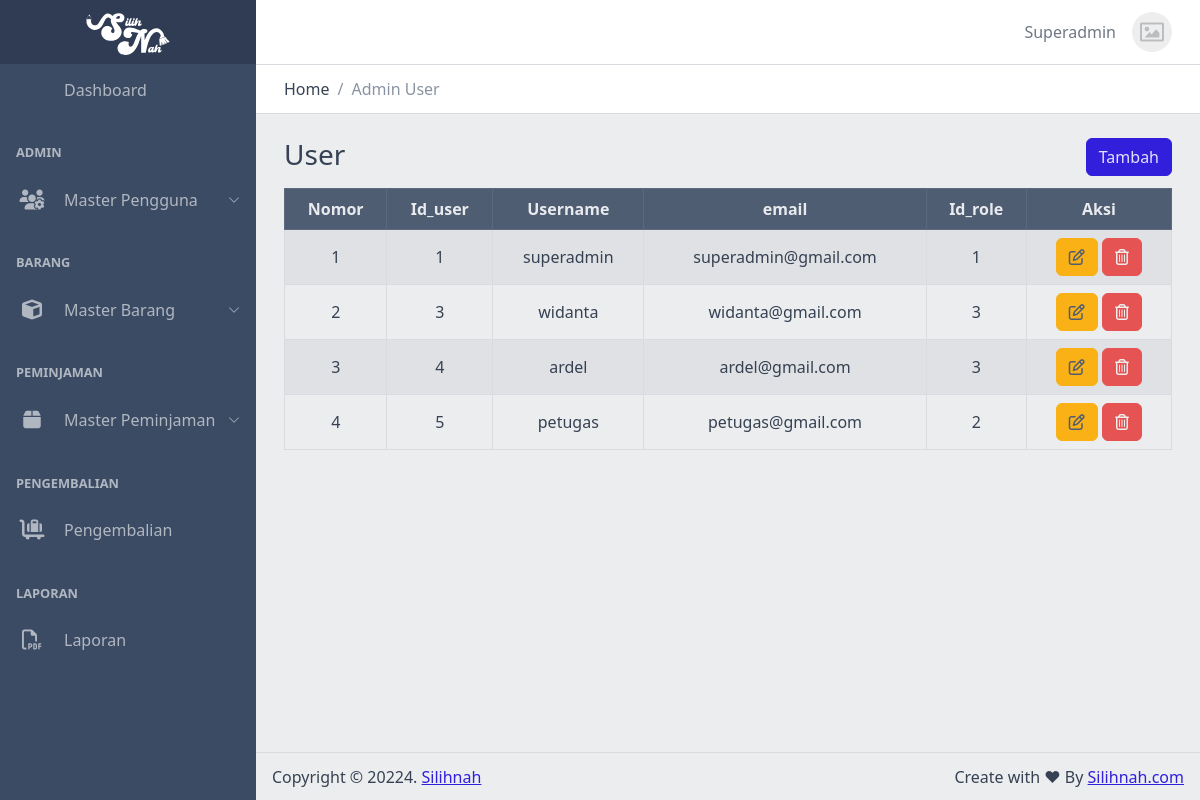
Screenshot of /views/admin/user/ (signed in) with the database file from the repository.
### tables this page shows
CREATE TABLE `user` (
  `id_user` int NOT NULL,
  `username` varchar(100) NOT NULL,
  `email` varchar(100) NOT NULL,
  `password` varchar(100) NOT NULL,
  `id_role` int NOT NULL
);

### functions/petugas.php (called while the page is built, shortened)
<?php
include 'connect.php';
class petugas extends Connect
{
    public function getAllData()
    {
        $query = "SELECT * FROM user";
        $result = mysqli_query($this->conn, $query);
        $data = [];
        while ($row = mysqli_fetch_assoc($result)) {
            $data[] = $row;
        }
        return $data;
    }
    public function getDataRole()
    {
        $query = "SELECT * FROM role WHERE id_role != 3;";
        $result = mysqli_query($this->conn, $query);
        $data = [];
        while ($row = mysqli_fetch_assoc($result)) {
            $data[] = $row;
        }
        return $data;
    }
}

### functions/connect.php (called while the page is built, shortened)
<?php
class Connect
{
    private $host = 'localhost';
    private $user = 'root';
    private $pass = '';
    private $db = 'silihnah';
    function __construct()
    {
        $this->conn = new mysqli($this->host, $this->user, $this->pass, $this->db);
    }
}

### views/admin/user/index.php (the view, shortened to what this page needs)
<?php
include '../../../functions/petugas.php';
$petugas = new Petugas();
$data = $petugas->getAllData();
$dataRole = $petugas->getDataRole();
?>
<?php include('../../templates/header.php'); ?>
<div class="container-fluid">
    <div class="row justify-content-center">
        <div class="col">
            <h3>User</h3>
        </div>
        <div class="col text-end">
            <button type="button" class="btn btn-primary" data-coreui-toggle="modal" data-coreui-target="#createModal">
                Tambah
            </button>
        </div>
    </div>
</div>
<div class="container-fluid table-responsive">
    <table id="data-table" class="table text-nowrap table-bordered table-striped text-center mt-2 align-middle">
        <thead class="table-dark">
            <tr>
                <th>Nomor</th>
                <th>Id_user</th>
                <th>Username</th>
                <th>email</th>
                <th>Id_role</th>
                <th>Aksi</th>
            </tr>
        </thead>
        <tbody>
            <?php $no = 1; ?>
            <?php foreach ($data as $row) : ?>
                <tr>
                    <td><?= $no++; ?></td>
                    <td><?= $row['id_user'] ?></td>
                    <td><?= $row['username'] ?></td>
                    <td><?= $row['email'] ?></td>
                    <td><?= $row['id_role'] ?></td>
                    <td>
                        <button type="button" class="btn btn-warning text-dark" data-coreui-toggle="modal" data-coreui-target="#editModal<?= $row['id_user'] ?>">
                            <i class="fa-regular fa-pen-to-square"></i>
                        </button>
                        <button type="button" class="btn btn-danger text-light" data-coreui-toggle="modal" data-coreui-target="#deleteModel<?= $row['id_user'] ?>">
                            <i class="fa-regular fa-trash-can"></i>
                        </button>
                    </td>
                </tr>
            <?php endforeach; ?>
        </tbody>
    </table>
</div>
<?php include('../../templates/footer.php'); ?>

### assets/css/main.css (style rules this page uses)
body { background-color: #e9ecef; }

### rows the page displays
user: id_user "1", username "superadmin", email "superadmin@gmail.com", id_role "1"
user: id_user "3", username "widanta", email "widanta@gmail.com", id_role "3"
user: id_user "4", username "ardel", email "ardel@gmail.com", id_role "3"
user: id_user "5", username "petugas", email "petugas@gmail.com", id_role "2"

### other values shown
$_SESSION['user']['username'] "Superadmin"
$title "Admin User"
